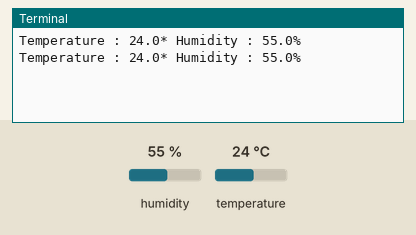
Bench run of a program on a simulated Raspberry Pi (BCM pin numbers). On the bench: the last lines printed to the terminal. Inputs (shaded band) come from the test bench; at power-on: humidity 55 %, temperature 24 °C.

Above: at 1.2 s.
1.3 s: humidity set to 22 %
At 1.9 s:
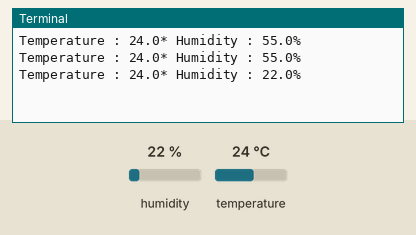
2.8 s: temperature set to 12 °C
At 3.5 s:
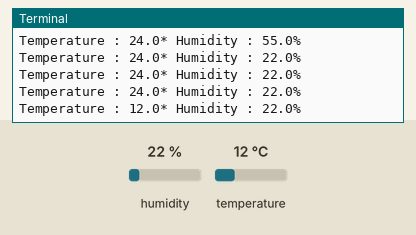
4.3 s: humidity set to 40 %
At 4.3 s:
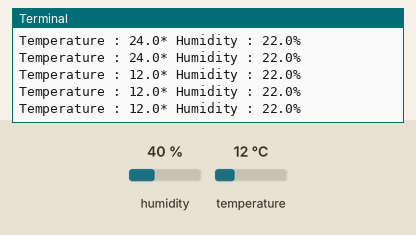
Timing chart, 0 to 7.3 s (numbered marks = the images above; inputs shaded):
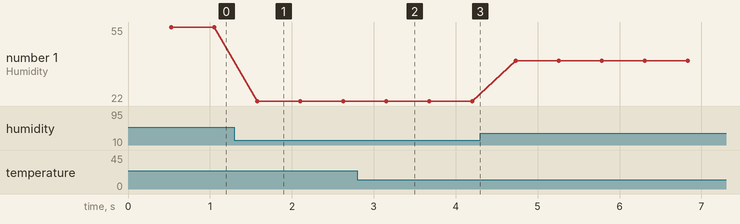

The program:

dht11.py
```python
import Adafruit_DHT

sensor = Adafruit_DHT.DHT11

DHT_PIN = 15

try:
    while True:
        h, t = Adafruit_DHT.read_retry(sensor,DHT_PIN)
        if(h is not None and t is not None):
            print("Temperature : %.1f* Humidity : %.1f%%" % (t,h))
        else : print("Read Error")
finally:
    print("Bye")
```

Measured:
- after the input at 1.3 s, the terminal: prints a new line after 0.28 s (image 1)
- after the input at 2.8 s, the terminal: prints a new line after 0.35 s (image 2)
- plotted number 1: 55 → 22 after the input at 1.3 s, 22 → 40 after the input at 4.3 s
